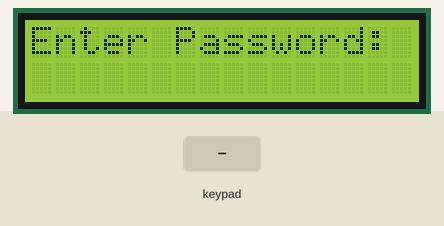
Recording of a sketch running on a simulated ESP32. Parts: 16×2 character LCD. Wiring (inferred from the names in the program): 4×4 keypad with keys 1 2 3 A 4 5 6 B 7 8 9 C * 0 # D: rows GPIO 16, GPIO 4, GPIO 0, GPIO 2; columns GPIO 19, GPIO 18, GPIO 5, GPIO 17. Inputs (shaded band) come from the test bench. What the sketch prints to the serial monitor is not drawn.

Above: at 1.2 s.
1.3 s: keypad keys 1 2 3 4 # pressed 0.4 s apart
At 3.7 s:
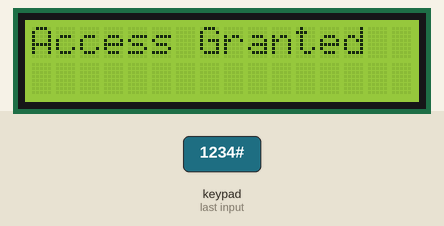
4.8 s: key '#' pressed
At 6.0 s:
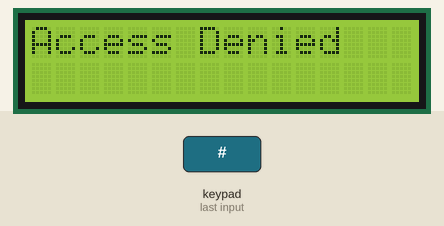
7.8 s: key '*' pressed
At 8.4 s:
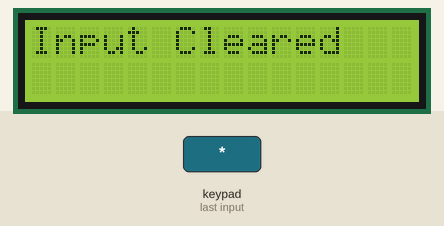
10.1 s: key '1' pressed
At 11.0 s:
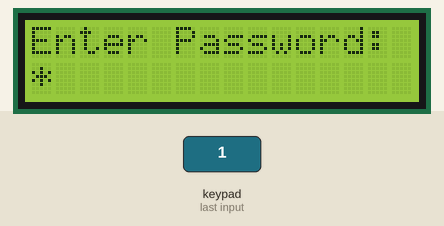
11.6 s: key '2' pressed
At 12.2 s:
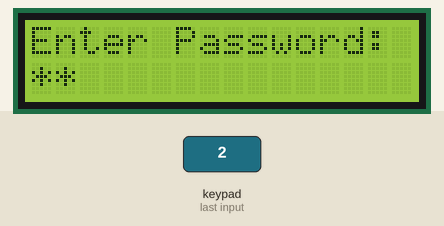
Timing chart, 0 to 14.1 s (numbered marks = the images above; inputs shaded):
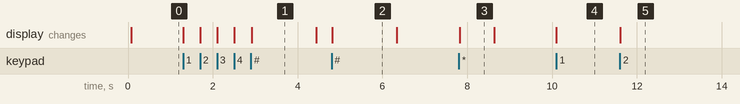

The sketch:

lcd_matrix_password_wrk.ino
```cpp
#include <Wire.h>
#include <LiquidCrystal_I2C.h>

// === LCD SETUP ===
LiquidCrystal_I2C lcd(0x27, 16, 2); // I2C address 0x27, 16x2 LCD

// === KEYPAD SETUP ===
const int rowPins[4] = {16, 4, 0, 2};
const int colPins[4] = {19, 18, 5, 17};

char keys[4][4] = {
  {'1', '2', '3', 'A'},
  {'4', '5', '6', 'B'},
  {'7', '8', '9', 'C'},
  {'*', '0', '#', 'D'}
};

String password = "1234";  // Set your password
String entered = "";       // Store entered password

unsigned long lastDebounceTime = 0;
const unsigned long debounceDelay = 200;
char lastKey = '\0';

void setup() {
  Serial.begin(115200);
  Wire.begin(21, 22);   // SDA=21, SCL=22 (ESP32 default)

  // LCD setup
  lcd.init();
  lcd.backlight();
  lcd.clear();
  lcd.setCursor(0, 0);
  lcd.print("Enter Password:");

  // Keypad pin setup
  for (int r = 0; r < 4; r++) {
    pinMode(rowPins[r], OUTPUT);
    digitalWrite(rowPins[r], HIGH);
  }
  for (int c = 0; c < 4; c++) {
    pinMode(colPins[c], INPUT_PULLUP);
  }

  Serial.println("Enter 4-digit password and press #");
}

char scanKeypad() {
  for (int r = 0; r < 4; r++) {
    digitalWrite(rowPins[r], LOW);

    for (int c = 0; c < 4; c++) {
      if (digitalRead(colPins[c]) == LOW) {
        digitalWrite(rowPins[r], HIGH);
        return keys[r][c];
      }
    }

    digitalWrite(rowPins[r], HIGH);
  }
  return '\0';
}

void loop() {
  char key = scanKeypad();

  if (key != '\0' && key != lastKey) {
    if (millis() - lastDebounceTime > debounceDelay) {
      if (key == '*') {
        entered = "";
        lcd.clear();
        lcd.setCursor(0, 0);
        lcd.print("Input Cleared");
        delay(800);
        lcd.clear();
        lcd.print("Enter Password:");
      }
      else if (key == '#') {
        lcd.clear();
        lcd.setCursor(0, 0);
        if (entered == password) {
          lcd.print("Access Granted");
          Serial.println("✅ Access Granted");
        } else {
          lcd.print("Access Denied");
          Serial.println("❌ Access Denied");
        }
        entered = "";
        delay(1500);
        lcd.clear();
        lcd.print("Enter Password:");
      }
      else if (entered.length() < 4) {
        entered += key;
        Serial.print("*");
        lcd.setCursor(0, 1);
        for (int i = 0; i < entered.length(); i++) {
          lcd.print('*');  // Mask password
        }
      }

      lastDebounceTime = millis();
      lastKey = key;
    }
  } else if (key == '\0') {
    lastKey = '\0';
  }
}
```

Measured:
- after the input at 1.3 s, the display: first changes at once (image 1 shows a later state)
- after the input at 4.8 s, the display: changes at once (image 2)
- after the input at 7.8 s, the display: changes at once (image 3)
- after the input at 10.1 s, the display: changes at once (image 4)
- after the input at 11.6 s, the display: changes at once (image 5)
- what the display in image 1 shows lasts 1.5 s, from 2.9 s to 4.4 s
- what the display in image 3 shows lasts 0.8 s, from 7.8 s to 8.6 s
